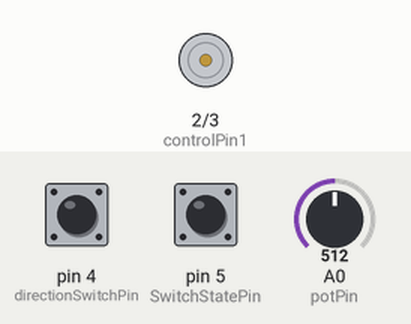
Bench run of a sketch on a simulated Arduino Uno, built with avr-gcc and run on an emulated ATmega328P. Parts: motor-driver pin pairs drawn as motors (green arrow = first pin HIGH = forward, orange = second pin HIGH = backward, longer = more drive, scaled by the enable pin). The inputs (shaded band) are chosen by the test bench; at power-on: pin 4 (directionSwitchPin) LOW, pin 5 (SwitchStatePin) LOW, A0 (potPin) = 512.

Above: at 1.2 s.
1.3 s: pin 4 (directionSwitchPin) pulled HIGH for 0.15 s
2.9 s: pin 5 (SwitchStatePin) pulled HIGH for 0.15 s
At 3.6 s:
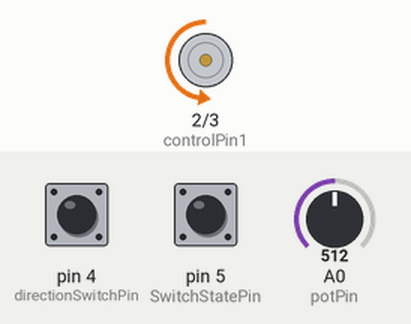
4.5 s: A0 (potPin) set to 716
At 4.8 s:
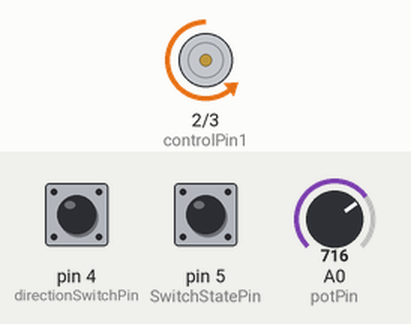
6.0 s: A0 (potPin) set to 900
At 7.1 s:
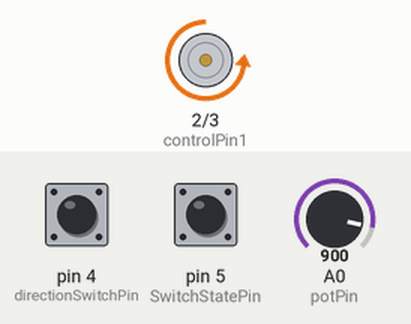
7.5 s: pin 4 (directionSwitchPin) pulled HIGH for 1 s
At 8.3 s:
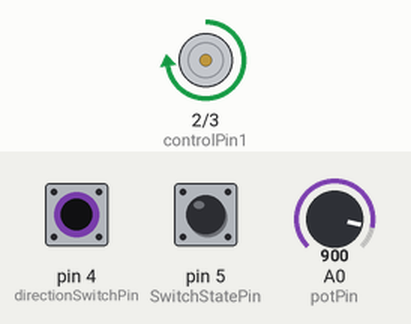
10.0 s: A0 (potPin) set to 511
At 11.4 s:
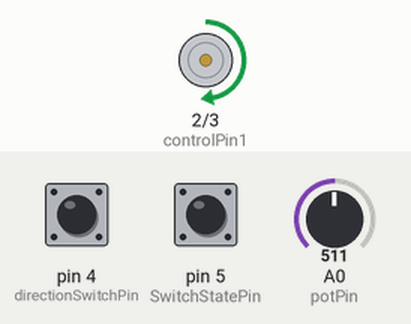
Timing chart, 0 to 12.5 s (numbered marks = the images above; inputs shaded):
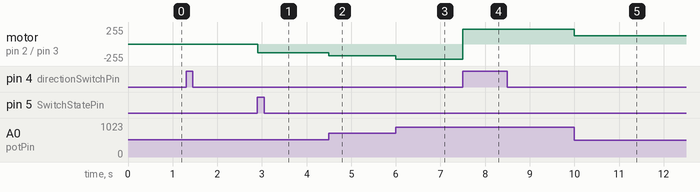

Measured:
- after the input at 2.9 s, motor on pin 2 (controlPin1) / pin 3 (controlPin2): stopped → backward 128/255 at once
- after the input at 4.5 s, motor on pin 2 (controlPin1) / pin 3 (controlPin2): backward 128/255 → backward 179/255 at once
- after the input at 6.0 s, motor on pin 2 (controlPin1) / pin 3 (controlPin2): backward 179/255 → backward 225/255 at once
- after the input at 7.5 s, motor on pin 2 (controlPin1) / pin 3 (controlPin2): backward 225/255 → forward 225/255 at once
- after the input at 10.0 s, motor on pin 2 (controlPin1) / pin 3 (controlPin2): forward 225/255 → forward 127/255 at once

The sketch:

Project10.ino
```cpp
const int controlPin1 = 2;
const int controlPin2 = 3;
const int enablePin = 9;
const int directionSwitchPin = 4;
const int SwitchStatePin = 5;
const int potPin = A0;

int switchState = 0;
int previousSwitchState = 0;
int directionSwitchState = 0;
int prevDirectionSwitchState = 0;

int motorEnabled = 0;
int motorSpeed = 0;
int motorDirection = 1;
void setup() {
 pinMode(directionSwitchPin, INPUT);
 pinMode(SwitchStatePin, INPUT);
 pinMode(controlPin1, OUTPUT);
 pinMode(controlPin2, OUTPUT);
 pinMode(enablePin, OUTPUT);
 digitalWrite(enablePin, LOW);
}

void loop() {
 switchState = digitalRead(SwitchStatePin);
 delay(1);
 directionSwitchState = digitalRead(directionSwitchPin);
 motorSpeed = analogRead(potPin)/4;
 if(switchState != previousSwitchState){
  if(switchState == HIGH){
    motorEnabled = !motorEnabled;
  }
 }
 if(directionSwitchState != prevDirectionSwitchState){
  if(directionSwitchState == HIGH){
    motorDirection = !motorDirection;
  }
 }
 if(motorDirection == 1){
  digitalWrite(controlPin1, HIGH);
  digitalWrite(controlPin2, LOW);
 }
 else{
  digitalWrite(controlPin1, LOW);
  digitalWrite(controlPin2, HIGH);
 }
 if(motorEnabled ==1){
  analogWrite(enablePin, motorSpeed);
 }
 else{
  analogWrite(enablePin, 0);
 }
 prevDirectionSwitchState = directionSwitchState;
 previousSwitchState = switchState;
}
```
